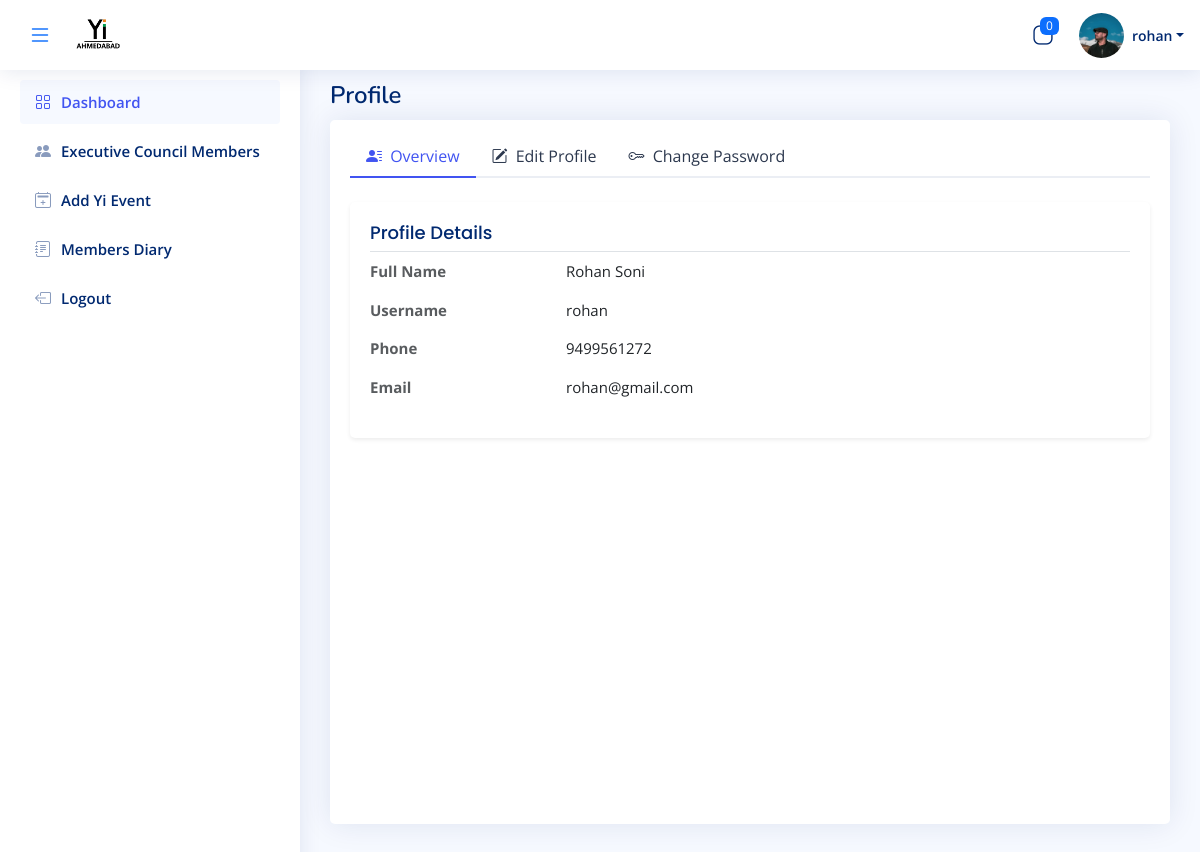
The app's page /Admin-Profile (signed in), older data.
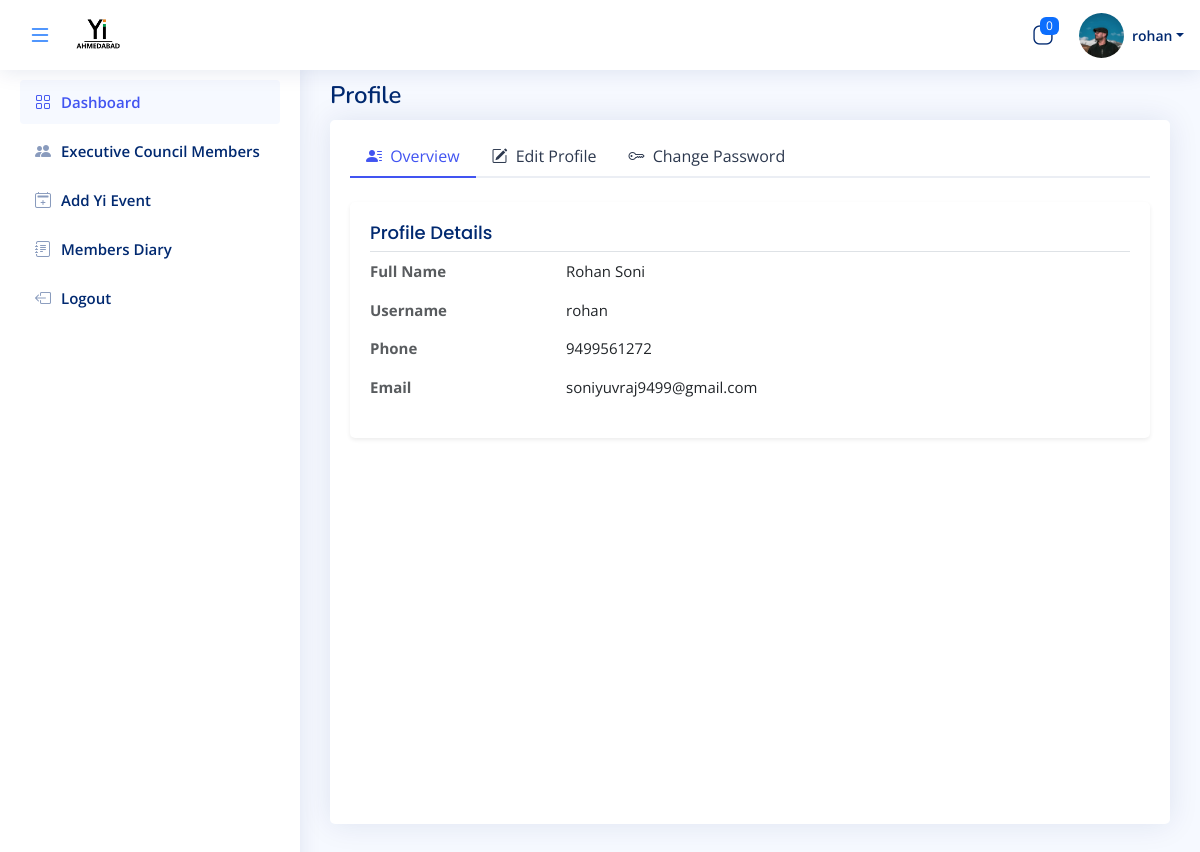
The same page, newer data.
### admin_app/models.py (models this page shows, shortened)
class LoginSide(AbstractUser):
    id = models.UUIDField(
        primary_key=True, default=uuid.uuid4, editable=False, db_index=True
    )
    login_role = models.ManyToManyField(Login_Role, verbose_name="LoginRole")
    first_name = models.CharField(max_length=200, null=True, verbose_name="FirstName")
    last_name = models.CharField(max_length=200)
    email = models.EmailField(max_length=200, unique=True, validators=[validate_email])
    photo = models.ImageField(upload_to="user_photo/", null=True, blank=True, validators = [FileExtensionValidator(allowed_extensions=["jpeg", "jpg", "png"])])
    yi_role = models.CharField(max_length=200, null=True)
    phone_number = models.CharField(
        max_length=10,  # This will accommodate international numbers
        default="0",
        validators=[
            RegexValidator(
                regex=r"^(\+91[\-\s]?)?[0]?(91)?[789]\d{9}$",  # This is the regex for validating the phone number
                message="Enter a valid phone number.",
                code="invalid phone",
            ),
        ],
    )
    @property
    def designation(self):
        roles = ', '.join((role.name) for role in self.login_role.all())
        return f"{roles} {self.yi_role}"

### admin_app/views.py (the view)
# urls.py: path("Admin-Profile", Admin_Profile, name="Admin_Profile"),
@never_cache
@cache_control(no_store=True, no_cache=True, must_revalidate=True, max_age=0)
@login_required(login_url="index")
def Admin_Profile(request):
    if request.user.designation not in ["Chapter Chair", "Chapter Co-Chair"] and request.user.yi_role != "Admin":
        return redirect("Error-Page")
    sessions = Session.objects.filter(expire_date__gte=now())
    user_ids = [session.get_decoded().get("_auth_user_id") for session in sessions]
    active_users = LoginSide.objects.filter(id__in=user_ids)  # Get user objects
    active_user_names = [f"{user.first_name} {user.last_name}" for user in active_users]
    active_users_count = LoginSide.objects.filter(is_active=True).count()
    active_users_count = active_users.count()
    context = {
        "name": active_user_names,
        "count": active_users_count,
    }
    return render(request, "Admin/Admin_Profile.html", context)

### admin_app/Templates/Admin/Admin_Profile.html (shortened to what this page needs)
{% extends "base/base.html" %}
{% load static %}
{% block bodyblock %}
<main id="main" class="main">
  <div class="pagetitle">
    <h1>Profile</h1>
  </div>
    <section class="section profile">
          <div class="card">
            <div class="card-body pt-3">
              <ul class="nav nav-tabs nav-tabs-bordered">
                <li class="nav-item">
                  <button class="nav-link active" data-bs-toggle="tab" data-bs-target="#profile-overview">
                    <i class="bi bi-person-lines-fill me-1"></i> Overview
                  </button>
                </li>
                <li class="nav-item">
                  <button class="nav-link" data-bs-toggle="tab" data-bs-target="#profile-edit">
                    <i class="bi bi-pencil-square me-1"></i> Edit Profile
                  </button>
                </li>
                <li class="nav-item">
                  <button class="nav-link" data-bs-toggle="tab" data-bs-target="#profile-change-password">
                    <i class="bi bi-key me-1"></i> Change Password
                  </button>
                </li>
              </ul>
              <div class="tab-content pt-4">
                <div class="tab-pane fade show active profile-overview" id="profile-overview">
                  <div class="card shadow-sm border-0">
                    <div class="card-body">
                      <h5 class="card-title border-bottom pb-2">Profile Details</h5>
                      <div class="row mb-3">
                        <div class="col-lg-3 col-md-4 fw-bold text-muted">Full Name</div>
                        <div class="col-lg-9 col-md-8">{{ user.first_name }} {{ user.last_name }}</div>
                      </div>
                      <div class="row mb-3">
                        <div class="col-lg-3 col-md-4 fw-bold text-muted">Username</div>
                        <div class="col-lg-9 col-md-8">{{ user.username }}</div>
                      </div>
                      <div class="row mb-3">
                        <div class="col-lg-3 col-md-4 fw-bold text-muted">Phone</div>
                        <div class="col-lg-9 col-md-8">{{ user.phone_number }}</div>
                      </div>
                      <div class="row">
                        <div class="col-lg-3 col-md-4 fw-bold text-muted">Email</div>
                        <div class="col-lg-9 col-md-8">{{ user.email }}</div>
                      </div>
                    </div>
                  </div>
                </div>
                </div>
              </div>
            </div>
    </section>
  </main>
{% endblock %}

### admin_app/Templates/Admin/components/header.html (shortened to what this page needs)
{% load static %}
<header id="header" class="header fixed-top d-flex align-items-center">
  <div class="d-flex align-items-center">
    <button id="sidebarToggle" class="btn border-0 p-2 bg-transparent">
      <i id="sidebarIcon" class="bi bi-list fs-4 text-primary"></i>
    </button>
    {% if user.yi_role  == 'Branding' %}
    <a href="{% url 'branding_dashboard' %}" class="logo d-flex align-items-center ms-2">
      <img src="{% static 'Image/YIIMG.png' %}" alt="Logo"  height="60" width="60">
      <span class=" "></span>
    </a>
 {% else %}
 <a href="{% url 'Admin_Dashboard' %}" class="logo d-flex align-items-center ms-2">
  <img src="{% static 'Image/YIIMG.png' %}" alt="Logo"  height="60" width="60">
</a>
    {% endif %}
     </div>
    <nav class="header-nav ms-auto">
      <ul class="d-flex align-items-center">
{% if user.yi_role == "Branding" %}
{% else %}
<li class="nav-item dropdown">
  <a class="nav-link nav-icon" href="#" data-bs-toggle="dropdown">
    <i class="bi bi-app-indicator"></i>
    <span class="badge bg-primary badge-number"> {{ count }} </span>
  </a>
</li>
{% endif %}
{% if user.yi_role == 'Branding' %}
<li class="nav-item dropdown pe-3">
  <a class="nav-link nav-profile d-flex align-items-center pe-0" href="#" data-bs-toggle="dropdown">
    <img src="{% if user.photo %}{{ user.photo.url }}{% else %}{% static 'Image/img.png' %}{% endif %}" alt="Profile" class="rounded-circle"  height="45px" width="45px">
    <span class="d-none d-md-block ps-2">{{ user.username }}</span>
  </a>
{% else %}
        <li class="nav-item dropdown pe-3">
          <a class="nav-link nav-profile d-flex align-items-center pe-0" href="#" data-bs-toggle="dropdown">
            <img src="{% if user.photo %}{{ user.photo.url }}{% else %}{% static 'Image/img.png' %}{% endif %}" alt="Profile" class="rounded-circle"  height="45px" width="45px">
            <span class="d-none d-md-block dropdown-toggle ps-2">{{ user.username }}</span>
          </a>
        </li>
        {% endif %}
      </ul>
    </nav>
  </header>

Row changes from the older to the newer data that the page shows:
changed LoginSide "Rohan": email "rohan@gmail.com" → "soniyuvraj9499@gmail.com"
